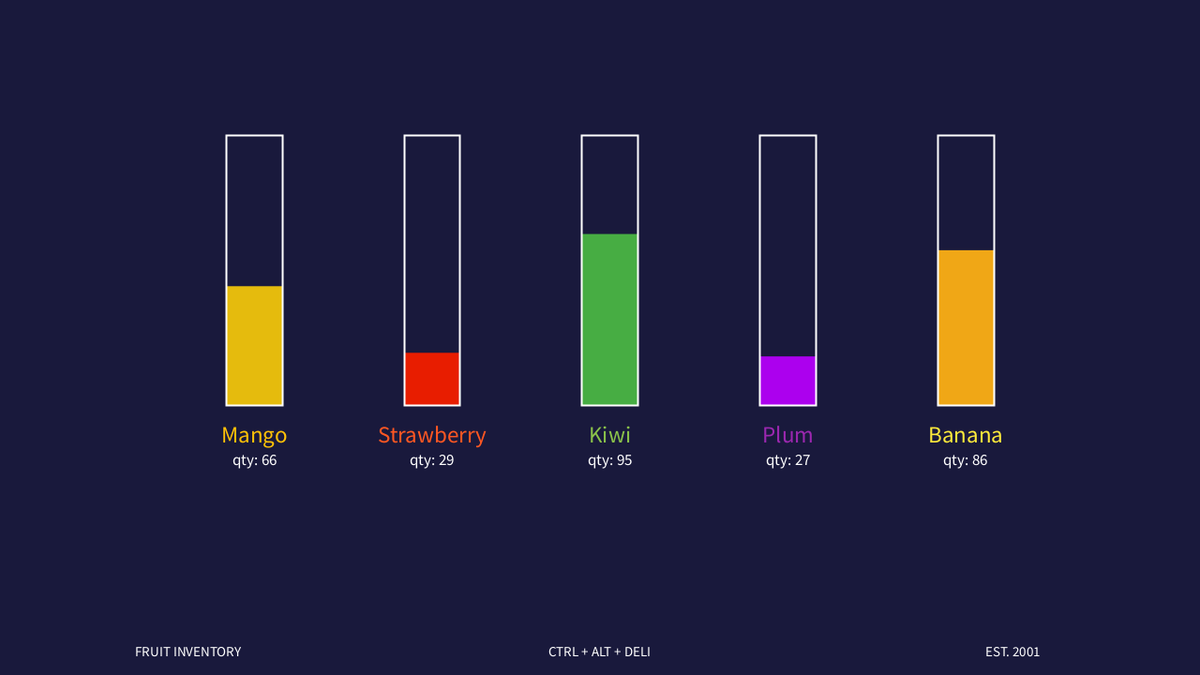
Frame 1 (no input)
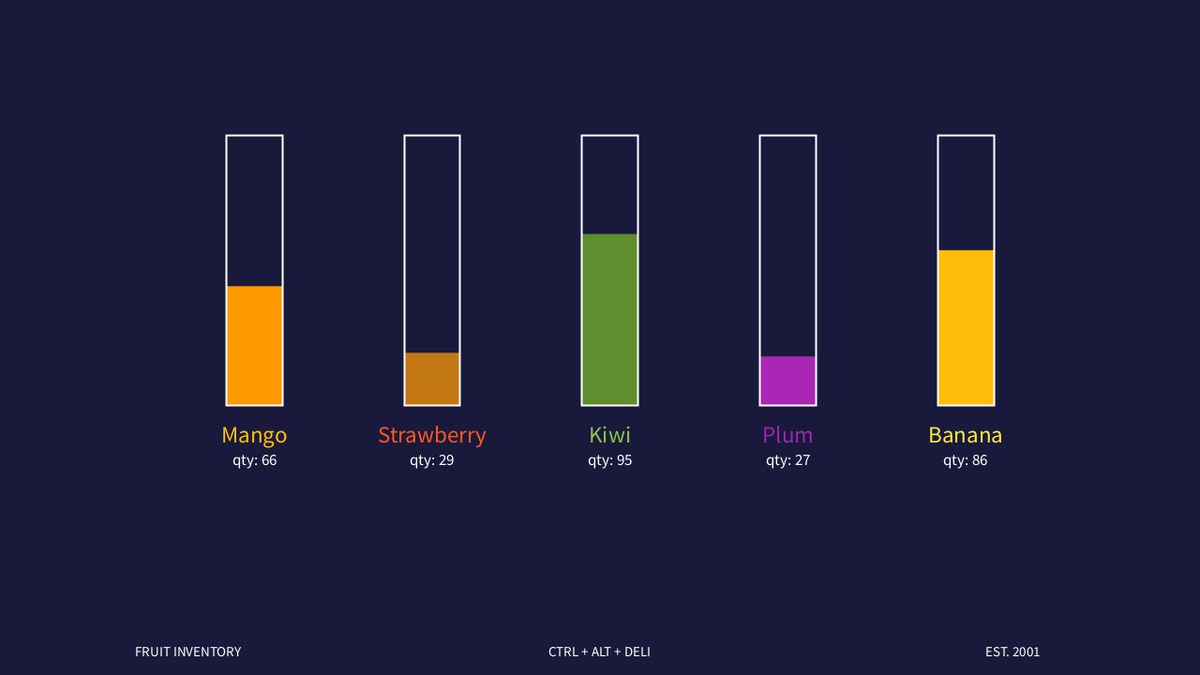
Frame 60 (the mouse pressed at the canvas centre just before this capture)
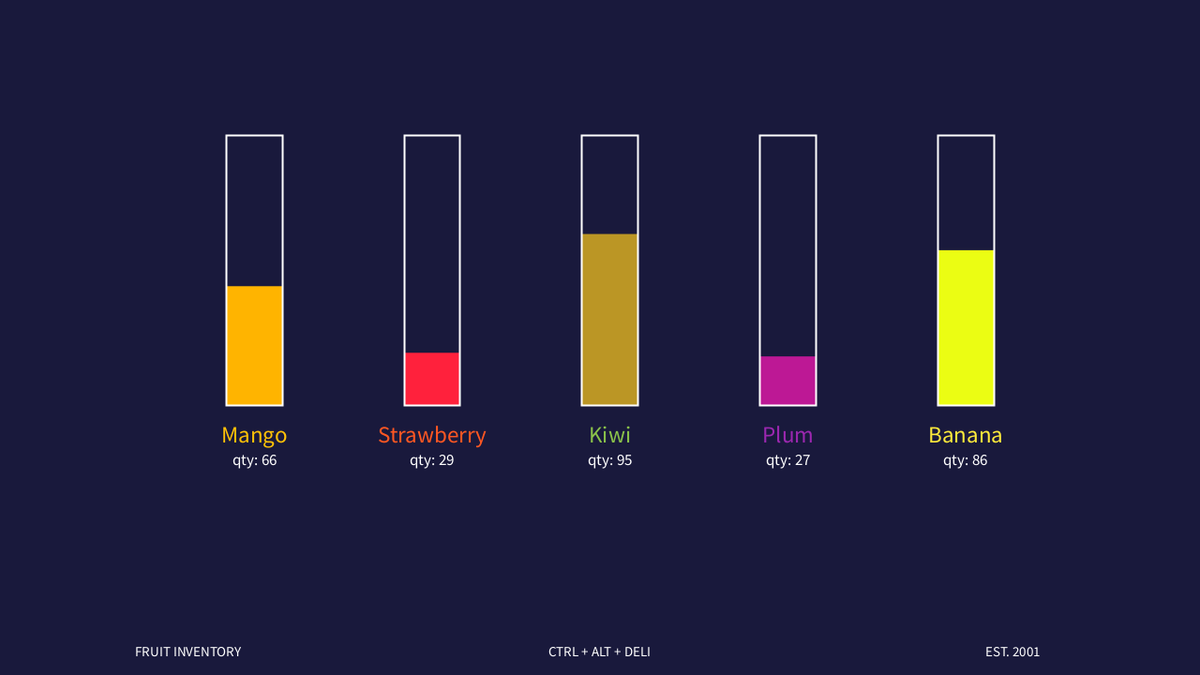
Frame 120 (the mouse held since frame 60 and released just before this capture)

The Processing sketch that drew these frames (run headless with seeded random() and noise(); from frame 60 on, the mouse is pressed at the canvas centre):

// Processing sketch: ArrayPractice
// ── ArrayPractice.pde
int[] fruitAmt = new int[5];
String[] fruitNames = {"Mango", "Strawberry", "Kiwi", "Plum", "Banana"};
color[] baseFruitColors = {color(255, 193, 7), color(255, 87, 34), color(139, 195, 74), color(156, 39, 176), color(255, 235, 59)};
color[] fruitColors = new color[5];

void setup() {
  size(1280, 720);

  for (int idx = 0; idx < fruitAmt.length; idx++) {
    fruitAmt[idx] = int(random(5, 100));
  }

  textAlign(CENTER);
  textSize(12);
}

void draw() {
  background(25, 25, 60);

  float totalWidth = width * 0.35; 
  float barWidth = totalWidth / (fruitAmt.length * 1.5); 
  float graphGap = 130; 
  float maxBarHeight = height * 0.4;  
  float offsetX = (width - (barWidth + graphGap) * fruitAmt.length + graphGap) / 1.7; 

  // 막대 색상을 과일에 맞게 설정
  for (int idx = 0; idx < fruitColors.length; idx++) {
    fruitColors[idx] = color(red(baseFruitColors[idx]) + random(-70, 70), 
                             green(baseFruitColors[idx]) + random(-70, 70), 
                             blue(baseFruitColors[idx]) + random(-70, 70));
  }

  for (int idx = 0; idx < fruitAmt.length; idx++) {
    float x = offsetX + idx * (barWidth + graphGap);  
    float barHeight = map(fruitAmt[idx], 0, 150, 0, maxBarHeight);  

    // 막대 색상 설정
    fill(fruitColors[idx]);
    noStroke();
    rect(x - barWidth / 2, height * 0.6 - barHeight, barWidth, barHeight);

    // 막대 테두리
    noFill();
    stroke(255);
    strokeWeight(2);
    rect(x - barWidth / 2, height * 0.6 - maxBarHeight, barWidth, maxBarHeight); 

    // 과일 이름과 수량 텍스트 표시
    fill(baseFruitColors[idx]);
    textSize(25);
    text(fruitNames[idx], x, height * 0.6 + 40); 
    fill(255);
    textSize(17);
    text("qty: " + fruitAmt[idx], x, height * 0.6 + 64);  
  }

  // 하단 텍스트 
  textSize(15);
  fill(255);
  text("FRUIT INVENTORY", 200, height - 20);
  text("CTRL + ALT + DELI", width / 2, height - 20);
  text("EST. 2001", width - 200, height - 20);
}
